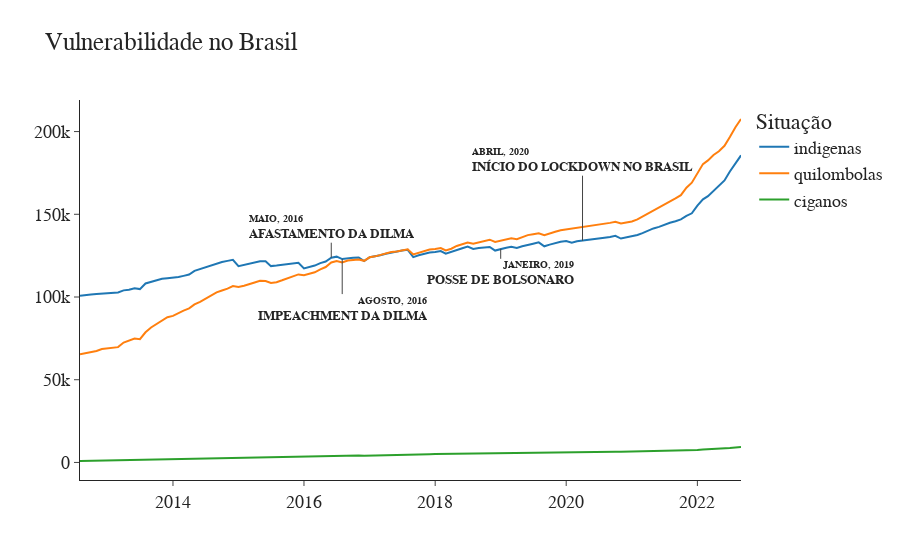

The cell this chart's notebook holds for it:
### Code cell
fig = go.Figure()



pobreza, pobreza_dilma1, pobreza_dilma2, pobreza_bolsonaro = datas('indigenas_vulnerabilidade')




fig.add_trace(go.Scatter(x=df['referencia'], y=df['indigenas_vulnerabilidade'], mode='lines', name='indigenas'))

fig.add_trace(go.Scatter(x=df['referencia'], y=df['quilombolas_vulnerabilidade'], mode='lines', name='quilombolas'))

fig.add_trace(go.Scatter(x=df['referencia'], y=df['ciganos_vulnerabilidade'], mode='lines', name='ciganos'))

fig.add_annotation(x=lockdown_date,y=pobreza,text='<span style="font-size:10px"><b>ABRIL, 2020</b></span><br><sup><b>INÍCIO DO LOCKDOWN NO BRASIL</b></sup>',align='left',ax=0,ay=-80)

fig.add_annotation(x=afastamento_dilma,y=pobreza_dilma1,text='<span style="font-size:10px"><b>MAIO, 2016</b></span><br><sup><b>AFASTAMENTO DA DILMA</b></sup>',align='left',ax= 0)

fig.add_annotation(x=impeachment,y=pobreza_dilma2,text='<span style="font-size:10px"><b>AGOSTO, 2016</b></span><br><sup><b>IMPEACHMENT DA DILMA</b></sup>',align='right',ax= 0, ay=50)

fig.add_annotation(x=posse_bolsonaro,y=pobreza_bolsonaro,text='<span style="font-size:10px"><b>JANEIRO, 2019</b></span><br><sup><b>POSSE DE BOLSONARO</b></sup>',align='right',ax= 0, ay=25)


fig.update_layout(
    title="Vulnerabilidade no Brasil",
    legend_title='Situação',
    font=dict(
        family="Courier New, monospace",
        size=18
    ),
    template='simple_white'
)

fig.show()
